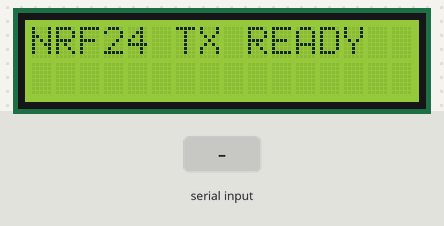
The sketch below on a simulated Arduino Uno, built with avr-gcc and run on an emulated ATmega328P. On the bench: 16×2 character LCD. The test bench sets the inputs (shaded band). No radio packets arrive unless stated; what the sketch prints to the serial monitor is not drawn.

Above: at 1.2 s.
1.3 s: "1\n" received over Serial
At 1.8 s:
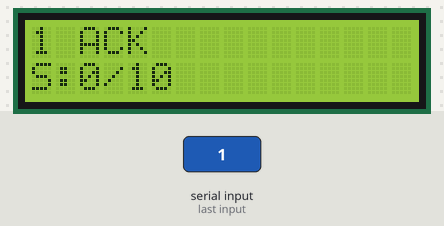
At 11.1 s:
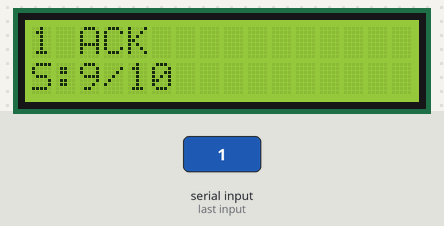
Timing chart, 0 to 11.8 s (numbered marks = the images above; inputs shaded):
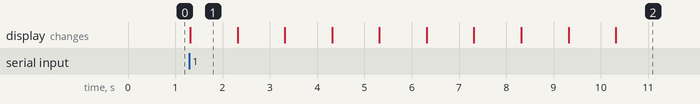

The sketch:

transmitter.ino
```cpp
#include <SPI.h>
#include <nRF24L01.h>
#include <RF24.h>
#include <Wire.h>
#include <LiquidCrystal_I2C.h>


#define CE_PIN   9
#define CSN_PIN 10


RF24 radio(CE_PIN, CSN_PIN);
const byte address[6] = "00001";


LiquidCrystal_I2C lcd(0x27, 16, 2);


struct NumberItem {
  String number;
  unsigned long tries;
  int successCount;
};


#define SEND_INTERVAL 1000
const int MAX_SUCCESS = 10;


NumberItem sendList[10];
int sendListSize = 0;
int sendIndex    = 0;
unsigned long lastSendTime = 0;


void setup() {
  Serial.begin(115200);
  lcd.init();
  lcd.backlight();
  lcd.clear();
  lcd.setCursor(0, 0);
  lcd.print("NRF24 TX READY");


  radio.begin();
  radio.setChannel(0x4C);
  radio.setDataRate(RF24_1MBPS);
  radio.setPALevel(RF24_PA_MIN);
  radio.setAutoAck(true);
  radio.openWritingPipe(address);
  radio.stopListening();


  Serial.println("Ready. Add bus numbers via Serial.");
}


void loop() {
  if (Serial.available()) {
    String input = Serial.readStringUntil('\n');
    input.trim();
    if (input.length() > 0 && sendListSize < 10) {
      bool exists = false;
      for (int i = 0; i < sendListSize; i++) {
        if (sendList[i].number.equals(input)) {
          exists = true;
          break;
        }
      }
      if (!exists) {
        sendList[sendListSize] = { input, 0, 0 };
        sendListSize++;
        Serial.print("Added bus: "); Serial.println(input);
      } else {
        Serial.print("Bus "); Serial.print(input); Serial.println(" already in list.");
      }
    }
  }


  unsigned long now = millis();
  if (sendListSize > 0 && now - lastSendTime >= SEND_INTERVAL) {
    NumberItem &item = sendList[sendIndex];
    bool ok = sendNumber(item.number);
    item.tries++;


    Serial.print("TX "); Serial.print(item.number);
    Serial.print(" (try "); Serial.print(item.tries);
    Serial.print(")  ACK "); Serial.println(ok ? "YES" : "NO");


    lcd.clear();
    lcd.setCursor(0, 0);
    lcd.print(item.number);
    lcd.print(ok ? " ACK" : " NO");
    lcd.setCursor(0, 1);
    lcd.print("S:");
    lcd.print(item.successCount);
    lcd.print("/");
    lcd.print(MAX_SUCCESS);


    if (ok) {
      item.successCount++;
      if (item.successCount >= MAX_SUCCESS) {
        Serial.print("ARRIVED:");
        Serial.println(item.number);

        removeNumberAt(sendIndex);

        if (sendIndex >= sendListSize) {
          sendIndex = 0;
        }
        lastSendTime = now;
        return;
      }
    }


    sendIndex = (sendIndex + 1) % sendListSize;
    lastSendTime = now;
  }
}


bool sendNumber(const String &num) {
  char buf[32];
  num.toCharArray(buf, 32);
  for (int i = num.length(); i < 32; i++) {
    buf[i] = '\0';
  }
  return radio.write(buf, 32);
}


void removeNumberAt(int idx) {
  if (idx < 0 || idx >= sendListSize) return;
  for (int i = idx; i < sendListSize - 1; i++) {
    sendList[i] = sendList[i + 1];
  }
  sendListSize--;
}
```

Measured:
- after the input at 1.3 s, the display: changes at once (image 1)
- what the display in image 1 shows lasts 1.0 s, from 1.3 s to 2.3 s
